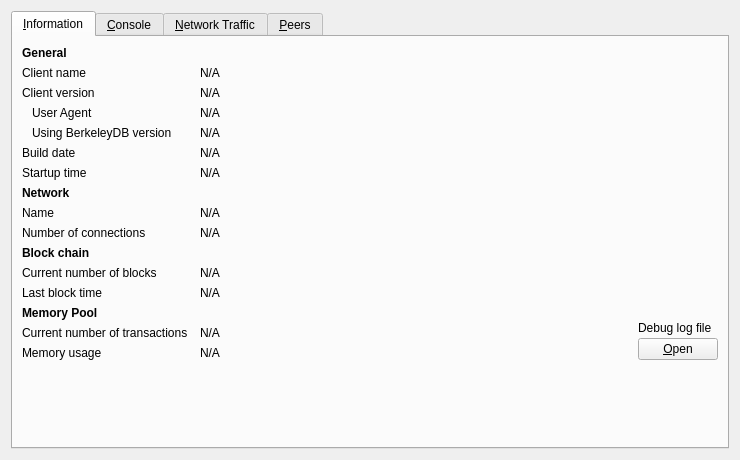
<?xml version="1.0" encoding="UTF-8"?>
<ui version="4.0">
 <class>RPCConsole</class>
 <widget class="QWidget" name="RPCConsole">
  <property name="geometry">
   <rect>
    <x>0</x>
    <y>0</y>
    <width>740</width>
    <height>430</height>
   </rect>
  </property>
  <property name="windowTitle">
   <string>Debug window</string>
  </property>
  <layout class="QVBoxLayout" name="verticalLayout_2">
   <item>
    <widget class="QTabWidget" name="tabWidget">
     <property name="currentIndex">
      <number>0</number>
     </property>
     <widget class="QWidget" name="tab_info">
      <attribute name="title">
       <string>&amp;Information</string>
      </attribute>
      <layout class="QGridLayout" name="gridLayout" columnstretch="0,1,0">
       <property name="horizontalSpacing">
        <number>12</number>
       </property>
       <item row="0" column="0">
        <widget class="QLabel" name="label_9">
         <property name="font">
          <font>
           <weight>75</weight>
           <bold>true</bold>
          </font>
         </property>
         <property name="text">
          <string>General</string>
         </property>
        </widget>
       </item>
       <item row="1" column="0">
        <widget class="QLabel" name="label_5">
         <property name="text">
          <string>Client name</string>
         </property>
        </widget>
       </item>
       <item row="1" column="1" colspan="2">
        <widget class="QLabel" name="clientName">
         <property name="cursor">
          <cursorShape>IBeamCursor</cursorShape>
         </property>
         <property name="text">
          <string>N/A</string>
         </property>
         <property name="textFormat">
          <enum>Qt::PlainText</enum>
         </property>
         <property name="textInteractionFlags">
          <set>Qt::LinksAccessibleByMouse|Qt::TextSelectableByKeyboard|Qt::TextSelectableByMouse</set>
         </property>
        </widget>
       </item>
       <item row="2" column="0">
        <widget class="QLabel" name="label_6">
         <property name="text">
          <string>Client version</string>
         </property>
        </widget>
       </item>
       <item row="2" column="1" colspan="2">
        <widget class="QLabel" name="clientVersion">
         <property name="cursor">
          <cursorShape>IBeamCursor</cursorShape>
         </property>
         <property name="text">
          <string>N/A</string>
         </property>
         <property name="textFormat">
          <enum>Qt::PlainText</enum>
         </property>
         <property name="textInteractionFlags">
          <set>Qt::LinksAccessibleByMouse|Qt::TextSelectableByKeyboard|Qt::TextSelectableByMouse</set>
         </property>
        </widget>
       </item>
       <item row="3" column="0">
        <widget class="QLabel" name="labelClientUserAgent">
         <property name="text">
          <string>User Agent</string>
         </property>
         <property name="indent">
          <number>10</number>
         </property>
        </widget>
       </item>
       <item row="3" column="1" colspan="2">
        <widget class="QLabel" name="clientUserAgent">
         <property name="cursor">
          <cursorShape>IBeamCursor</cursorShape>
         </property>
         <property name="text">
          <string>N/A</string>
         </property>
         <property name="textFormat">
          <enum>Qt::PlainText</enum>
         </property>
         <property name="textInteractionFlags">
          <set>Qt::LinksAccessibleByMouse|Qt::TextSelectableByKeyboard|Qt::TextSelectableByMouse</set>
         </property>
        </widget>
       </item>
       <item row="4" column="0">
        <widget class="QLabel" name="label_berkeleyDBVersion">
         <property name="text">
          <string>Using BerkeleyDB version</string>
         </property>
         <property name="indent">
          <number>10</number>
         </property>
        </widget>
       </item>
       <item row="4" column="1" colspan="2">
        <widget class="QLabel" name="berkeleyDBVersion">
         <property name="cursor">
          <cursorShape>IBeamCursor</cursorShape>
         </property>
         <property name="text">
          <string>N/A</string>
         </property>
         <property name="textFormat">
          <enum>Qt::PlainText</enum>
         </property>
         <property name="textInteractionFlags">
          <set>Qt::LinksAccessibleByMouse|Qt::TextSelectableByKeyboard|Qt::TextSelectableByMouse</set>
         </property>
        </widget>
       </item>
       <item row="5" column="0">
        <widget class="QLabel" name="label_12">
         <property name="text">
          <string>Build date</string>
         </property>
        </widget>
       </item>
       <item row="5" column="1" colspan="2">
        <widget class="QLabel" name="buildDate">
         <property name="cursor">
          <cursorShape>IBeamCursor</cursorShape>
         </property>
         <property name="text">
          <string>N/A</string>
         </property>
         <property name="textFormat">
          <enum>Qt::PlainText</enum>
         </property>
         <property name="textInteractionFlags">
          <set>Qt::LinksAccessibleByMouse|Qt::TextSelectableByKeyboard|Qt::TextSelectableByMouse</set>
         </property>
        </widget>
       </item>
       <item row="6" column="0">
        <widget class="QLabel" name="label_13">
         <property name="text">
          <string>Startup time</string>
         </property>
        </widget>
       </item>
       <item row="6" column="1" colspan="2">
        <widget class="QLabel" name="startupTime">
         <property name="cursor">
          <cursorShape>IBeamCursor</cursorShape>
         </property>
         <property name="text">
          <string>N/A</string>
         </property>
         <property name="textFormat">
          <enum>Qt::PlainText</enum>
         </property>
         <property name="textInteractionFlags">
          <set>Qt::LinksAccessibleByMouse|Qt::TextSelectableByKeyboard|Qt::TextSelectableByMouse</set>
         </property>
        </widget>
       </item>
       <item row="7" column="0">
           <widget class="QLabel" name="labelNetwork">
               <property name="font">
                   <font>
                       <weight>75</weight>
                       <bold>true</bold>
                   </font>
               </property>
               <property name="text">
                   <string>Network</string>
               </property>
           </widget>
       </item>
       <item row="8" column="0">
        <widget class="QLabel" name="label_8">
         <property name="text">
          <string>Name</string>
         </property>
        </widget>
       </item>
       <item row="8" column="1" colspan="2">
        <widget class="QLabel" name="networkName">
         <property name="cursor">
          <cursorShape>IBeamCursor</cursorShape>
         </property>
         <property name="text">
          <string>N/A</string>
         </property>
         <property name="textFormat">
          <enum>Qt::PlainText</enum>
         </property>
         <property name="textInteractionFlags">
          <set>Qt::LinksAccessibleByMouse|Qt::TextSelectableByKeyboard|Qt::TextSelectableByMouse</set>
         </property>
        </widget>
       </item>
       <item row="9" column="0">
        <widget class="QLabel" name="label_7">
         <property name="text">
          <string>Number of connections</string>
         </property>
        </widget>
       </item>
       <item row="9" column="1" colspan="2">
        <widget class="QLabel" name="numberOfConnections">
         <property name="cursor">
          <cursorShape>IBeamCursor</cursorShape>
         </property>
         <property name="text">
          <string>N/A</string>
         </property>
         <property name="textFormat">
          <enum>Qt::PlainText</enum>
         </property>
         <property name="textInteractionFlags">
          <set>Qt::LinksAccessibleByMouse|Qt::TextSelectableByKeyboard|Qt::TextSelectableByMouse</set>
         </property>
        </widget>
       </item>
       <item row="10" column="0">
        <widget class="QLabel" name="label_10">
         <property name="font">
          <font>
           <weight>75</weight>
           <bold>true</bold>
          </font>
         </property>
         <property name="text">
          <string>Block chain</string>
         </property>
        </widget>
       </item>
       <item row="11" column="0">
        <widget class="QLabel" name="label_3">
         <property name="text">
          <string>Current number of blocks</string>
         </property>
        </widget>
       </item>
       <item row="11" column="1" colspan="2">
        <widget class="QLabel" name="numberOfBlocks">
         <property name="cursor">
          <cursorShape>IBeamCursor</cursorShape>
         </property>
         <property name="text">
          <string>N/A</string>
         </property>
         <property name="textFormat">
          <enum>Qt::PlainText</enum>
         </property>
         <property name="textInteractionFlags">
          <set>Qt::LinksAccessibleByMouse|Qt::TextSelectableByKeyboard|Qt::TextSelectableByMouse</set>
         </property>
        </widget>
       </item>
       <item row="12" column="0">
        <widget class="QLabel" name="labelLastBlockTime">
         <property name="text">
          <string>Last block time</string>
         </property>
        </widget>
       </item>
       <item row="12" column="1" colspan="2">
        <widget class="QLabel" name="lastBlockTime">
         <property name="cursor">
          <cursorShape>IBeamCursor</cursorShape>
         </property>
         <property name="text">
          <string>N/A</string>
         </property>
         <property name="textFormat">
          <enum>Qt::PlainText</enum>
         </property>
         <property name="textInteractionFlags">
          <set>Qt::LinksAccessibleByMouse|Qt::TextSelectableByKeyboard|Qt::TextSelectableByMouse</set>
         </property>
        </widget>
       </item>
       <item row="13" column="0">
        <widget class="QLabel" name="labelMempoolTitle">
         <property name="font">
          <font>
           <weight>75</weight>
           <bold>true</bold>
          </font>
         </property>
         <property name="text">
          <string>Memory Pool</string>
         </property>
        </widget>
       </item>
       <item row="14" column="0">
        <widget class="QLabel" name="labelNumberOfTransactions">
         <property name="text">
          <string>Current number of transactions</string>
         </property>
        </widget>
       </item>
       <item row="14" column="1">
        <widget class="QLabel" name="mempoolNumberTxs">
         <property name="cursor">
          <cursorShape>IBeamCursor</cursorShape>
         </property>
         <property name="text">
          <string>N/A</string>
         </property>
         <property name="textFormat">
          <enum>Qt::PlainText</enum>
         </property>
         <property name="textInteractionFlags">
          <set>Qt::LinksAccessibleByMouse|Qt::TextSelectableByKeyboard|Qt::TextSelectableByMouse</set>
         </property>
        </widget>
       </item>
       <item row="15" column="0">
        <widget class="QLabel" name="labelMemoryUsage">
         <property name="text">
          <string>Memory usage</string>
         </property>
        </widget>
       </item>
       <item row="15" column="1">
        <widget class="QLabel" name="mempoolSize">
         <property name="cursor">
          <cursorShape>IBeamCursor</cursorShape>
         </property>
         <property name="text">
          <string>N/A</string>
         </property>
         <property name="textFormat">
          <enum>Qt::PlainText</enum>
         </property>
         <property name="textInteractionFlags">
          <set>Qt::LinksAccessibleByMouse|Qt::TextSelectableByKeyboard|Qt::TextSelectableByMouse</set>
         </property>
        </widget>
       </item>
       <item row="13" column="2" rowspan="3">
        <layout class="QVBoxLayout" name="verticalLayoutDebugButton">
         <property name="spacing">
          <number>3</number>
         </property>
         <item>
          <spacer name="verticalSpacer_2">
           <property name="orientation">
            <enum>Qt::Vertical</enum>
           </property>
           <property name="sizeHint" stdset="0">
            <size>
             <width>10</width>
             <height>5</height>
            </size>
           </property>
          </spacer>
         </item>
         <item>
          <widget class="QLabel" name="labelDebugLogfile">
           <property name="text">
            <string>Debug log file</string>
           </property>
          </widget>
         </item>
         <item>
          <widget class="QPushButton" name="openDebugLogfileButton">
           <property name="toolTip">
            <string>Open the Fatbit Core debug log file from the current data directory. This can take a few seconds for large log files.</string>
           </property>
           <property name="text">
            <string>&amp;Open</string>
           </property>
           <property name="autoDefault">
            <bool>false</bool>
           </property>
          </widget>
         </item>
        </layout>
       </item>
       <item row="16" column="0">
        <spacer name="verticalSpacer">
         <property name="orientation">
          <enum>Qt::Vertical</enum>
         </property>
         <property name="sizeHint" stdset="0">
          <size>
           <width>20</width>
           <height>40</height>
          </size>
         </property>
        </spacer>
       </item>
      </layout>
     </widget>
     <widget class="QWidget" name="tab_console">
      <attribute name="title">
       <string>&amp;Console</string>
      </attribute>
      <layout class="QVBoxLayout" name="verticalLayout_3">
       <property name="spacing">
        <number>3</number>
       </property>
       <item>
        <widget class="QTextEdit" name="messagesWidget">
         <property name="minimumSize">
          <size>
           <width>0</width>
           <height>100</height>
          </size>
         </property>
         <property name="readOnly">
          <bool>true</bool>
         </property>
         <property name="tabKeyNavigation" stdset="0">
          <bool>false</bool>
         </property>
         <property name="columnCount" stdset="0">
          <number>2</number>
         </property>
        </widget>
       </item>
       <item>
        <layout class="QHBoxLayout" name="horizontalLayout">
         <property name="spacing">
          <number>3</number>
         </property>
         <item>
          <widget class="QLabel" name="label">
           <property name="text">
            <string notr="true">&gt;</string>
           </property>
          </widget>
         </item>
         <item>
          <widget class="QLineEdit" name="lineEdit"/>
         </item>
         <item>
          <widget class="QPushButton" name="clearButton">
           <property name="maximumSize">
            <size>
             <width>24</width>
             <height>24</height>
            </size>
           </property>
           <property name="toolTip">
            <string>Clear console</string>
           </property>
           <property name="text">
            <string/>
           </property>
           <property name="icon">
            <iconset resource="../fatbit.qrc">
             <normaloff>:/icons/remove</normaloff>:/icons/remove</iconset>
           </property>
           <property name="shortcut">
            <string notr="true">Ctrl+L</string>
           </property>
           <property name="autoDefault">
            <bool>false</bool>
           </property>
          </widget>
         </item>
        </layout>
       </item>
      </layout>
     </widget>
     <widget class="QWidget" name="tab_nettraffic">
      <attribute name="title">
       <string>&amp;Network Traffic</string>
      </attribute>
      <layout class="QHBoxLayout" name="horizontalLayout_3">
       <item>
        <layout class="QVBoxLayout" name="verticalLayout_4">
         <item>
          <widget class="TrafficGraphWidget" name="trafficGraph" native="true">
           <property name="sizePolicy">
            <sizepolicy hsizetype="Expanding" vsizetype="Expanding">
             <horstretch>0</horstretch>
             <verstretch>0</verstretch>
            </sizepolicy>
           </property>
          </widget>
         </item>
         <item>
          <layout class="QHBoxLayout" name="horizontalLayout_2">
           <item>
            <widget class="QSlider" name="sldGraphRange">
             <property name="minimum">
              <number>1</number>
             </property>
             <property name="maximum">
              <number>288</number>
             </property>
             <property name="pageStep">
              <number>12</number>
             </property>
             <property name="value">
              <number>6</number>
             </property>
             <property name="orientation">
              <enum>Qt::Horizontal</enum>
             </property>
            </widget>
           </item>
           <item>
            <widget class="QLabel" name="lblGraphRange">
             <property name="minimumSize">
              <size>
               <width>100</width>
               <height>0</height>
              </size>
             </property>
             <property name="alignment">
              <set>Qt::AlignCenter</set>
             </property>
            </widget>
           </item>
           <item>
            <widget class="QPushButton" name="btnClearTrafficGraph">
             <property name="text">
              <string>&amp;Clear</string>
             </property>
             <property name="autoDefault">
              <bool>false</bool>
             </property>
            </widget>
           </item>
          </layout>
         </item>
        </layout>
       </item>
       <item>
        <layout class="QVBoxLayout" name="verticalLayout">
         <item>
          <widget class="QGroupBox" name="groupBox">
           <property name="title">
            <string>Totals</string>
           </property>
           <layout class="QVBoxLayout" name="verticalLayout_5">
            <item>
             <layout class="QHBoxLayout" name="horizontalLayout_4">
              <item>
               <widget class="Line" name="line">
                <property name="sizePolicy">
                 <sizepolicy hsizetype="Fixed" vsizetype="Fixed">
                  <horstretch>0</horstretch>
                  <verstretch>0</verstretch>
                 </sizepolicy>
                </property>
                <property name="minimumSize">
                 <size>
                  <width>10</width>
                  <height>0</height>
                 </size>
                </property>
                <property name="palette">
                 <palette>
                  <active>
                   <colorrole role="Light">
                    <brush brushstyle="SolidPattern">
                     <color alpha="255">
                      <red>0</red>
                      <green>255</green>
                      <blue>0</blue>
                     </color>
                    </brush>
                   </colorrole>
                  </active>
                  <inactive>
                   <colorrole role="Light">
                    <brush brushstyle="SolidPattern">
                     <color alpha="255">
                      <red>0</red>
                      <green>255</green>
                      <blue>0</blue>
                     </color>
                    </brush>
                   </colorrole>
                  </inactive>
                  <disabled>
                   <colorrole role="Light">
                    <brush brushstyle="SolidPattern">
                     <color alpha="255">
                      <red>0</red>
                      <green>255</green>
                      <blue>0</blue>
                     </color>
                    </brush>
                   </colorrole>
                  </disabled>
                 </palette>
                </property>
                <property name="orientation">
                 <enum>Qt::Horizontal</enum>
                </property>
               </widget>
              </item>
              <item>
               <widget class="QLabel" name="label_16">
                <property name="text">
                 <string>Received</string>
                </property>
               </widget>
              </item>
              <item>
               <widget class="QLabel" name="lblBytesIn">
                <property name="minimumSize">
                 <size>
                  <width>50</width>
                  <height>0</height>
                 </size>
                </property>
                <property name="alignment">
                 <set>Qt::AlignRight|Qt::AlignTrailing|Qt::AlignVCenter</set>
                </property>
               </widget>
              </item>
             </layout>
            </item>
            <item>
             <layout class="QHBoxLayout" name="horizontalLayout_5">
              <item>
               <widget class="Line" name="line_2">
                <property name="sizePolicy">
                 <sizepolicy hsizetype="Fixed" vsizetype="Fixed">
                  <horstretch>0</horstretch>
                  <verstretch>0</verstretch>
                 </sizepolicy>
                </property>
                <property name="minimumSize">
                 <size>
                  <width>10</width>
                  <height>0</height>
                 </size>
                </property>
                <property name="palette">
                 <palette>
                  <active>
                   <colorrole role="Light">
                    <brush brushstyle="SolidPattern">
                     <color alpha="255">
                      <red>255</red>
                      <green>0</green>
                      <blue>0</blue>
                     </color>
                    </brush>
                   </colorrole>
                  </active>
                  <inactive>
                   <colorrole role="Light">
                    <brush brushstyle="SolidPattern">
                     <color alpha="255">
                      <red>255</red>
                      <green>0</green>
                      <blue>0</blue>
                     </color>
                    </brush>
                   </colorrole>
                  </inactive>
                  <disabled>
                   <colorrole role="Light">
                    <brush brushstyle="SolidPattern">
                     <color alpha="255">
                      <red>255</red>
                      <green>0</green>
                      <blue>0</blue>
                     </color>
                    </brush>
                   </colorrole>
                  </disabled>
                 </palette>
                </property>
                <property name="orientation">
                 <enum>Qt::Horizontal</enum>
                </property>
               </widget>
              </item>
              <item>
               <widget class="QLabel" name="label_17">
                <property name="text">
                 <string>Sent</string>
                </property>
               </widget>
              </item>
              <item>
               <widget class="QLabel" name="lblBytesOut">
                <property name="minimumSize">
                 <size>
                  <width>50</width>
                  <height>0</height>
                 </size>
                </property>
                <property name="alignment">
                 <set>Qt::AlignRight|Qt::AlignTrailing|Qt::AlignVCenter</set>
                </property>
               </widget>
              </item>
             </layout>
            </item>
            <item>
             <spacer name="verticalSpacer_4">
              <property name="orientation">
               <enum>Qt::Vertical</enum>
              </property>
              <property name="sizeHint" stdset="0">
               <size>
                <width>20</width>
                <height>407</height>
               </size>
              </property>
             </spacer>
            </item>
           </layout>
          </widget>
         </item>
        </layout>
       </item>
      </layout>
     </widget>
     <widget class="QWidget" name="tab_peers">
      <attribute name="title">
       <string>&amp;Peers</string>
      </attribute>
      <layout class="QGridLayout" name="gridLayout_2">
       <item row="0" column="0" rowspan="2">
        <layout class="QVBoxLayout" name="verticalLayout_101">
         <property name="spacing">
          <number>0</number>
         </property>
         <item>
          <widget class="QTableView" name="peerWidget">
           <property name="horizontalScrollBarPolicy">
            <enum>Qt::ScrollBarAsNeeded</enum>
           </property>
           <property name="sortingEnabled">
            <bool>true</bool>
           </property>
           <attribute name="horizontalHeaderHighlightSections">
            <bool>false</bool>
           </attribute>
          </widget>
         </item>
         <item>
          <widget class="QLabel" name="banHeading">
           <property name="sizePolicy">
            <sizepolicy hsizetype="Preferred" vsizetype="Minimum">
             <horstretch>0</horstretch>
             <verstretch>0</verstretch>
            </sizepolicy>
           </property>
           <property name="minimumSize">
            <size>
             <width>300</width>
             <height>32</height>
            </size>
           </property>
           <property name="maximumSize">
            <size>
             <width>16777215</width>
             <height>32</height>
            </size>
           </property>
           <property name="font">
            <font>
             <pointsize>12</pointsize>
            </font>
           </property>
           <property name="cursor">
            <cursorShape>IBeamCursor</cursorShape>
           </property>
           <property name="text">
            <string>Banned peers</string>
           </property>
           <property name="alignment">
            <set>Qt::AlignBottom|Qt::AlignLeading|Qt::AlignLeft</set>
           </property>
           <property name="wordWrap">
            <bool>true</bool>
           </property>
           <property name="textInteractionFlags">
            <set>Qt::NoTextInteraction</set>
           </property>
          </widget>
         </item>
         <item>
          <widget class="QTableView" name="banlistWidget">
           <property name="sizePolicy">
            <sizepolicy hsizetype="Expanding" vsizetype="Expanding">
             <horstretch>0</horstretch>
             <verstretch>0</verstretch>
            </sizepolicy>
           </property>
           <property name="horizontalScrollBarPolicy">
            <enum>Qt::ScrollBarAsNeeded</enum>
           </property>
           <property name="sortingEnabled">
            <bool>true</bool>
           </property>
           <attribute name="horizontalHeaderHighlightSections">
            <bool>false</bool>
           </attribute>
          </widget>
         </item>
        </layout>
       </item>
       <item row="0" column="1">
        <widget class="QLabel" name="peerHeading">
         <property name="sizePolicy">
          <sizepolicy hsizetype="Preferred" vsizetype="Minimum">
           <horstretch>0</horstretch>
           <verstretch>0</verstretch>
          </sizepolicy>
         </property>
         <property name="minimumSize">
          <size>
           <width>300</width>
           <height>32</height>
          </size>
         </property>
         <property name="font">
          <font>
           <pointsize>10</pointsize>
          </font>
         </property>
         <property name="cursor">
          <cursorShape>IBeamCursor</cursorShape>
         </property>
         <property name="text">
          <string>Select a peer to view detailed information.</string>
         </property>
         <property name="alignment">
          <set>Qt::AlignHCenter|Qt::AlignTop</set>
         </property>
         <property name="wordWrap">
          <bool>true</bool>
         </property>
         <property name="textInteractionFlags">
          <set>Qt::LinksAccessibleByMouse|Qt::TextSelectableByKeyboard|Qt::TextSelectableByMouse</set>
         </property>
        </widget>
       </item>
       <item row="1" column="1">
        <widget class="QWidget" name="detailWidget" native="true">
         <property name="minimumSize">
          <size>
           <width>300</width>
           <height>0</height>
          </size>
         </property>
         <layout class="QGridLayout" name="gridLayout_3">
          <item row="0" column="0">
           <widget class="QLabel" name="label_30">
            <property name="text">
             <string>Whitelisted</string>
            </property>
           </widget>
          </item>
          <item row="0" column="2">
           <widget class="QLabel" name="peerWhitelisted">
            <property name="cursor">
             <cursorShape>IBeamCursor</cursorShape>
            </property>
            <property name="text">
             <string>N/A</string>
            </property>
            <property name="textFormat">
             <enum>Qt::PlainText</enum>
            </property>
            <property name="textInteractionFlags">
             <set>Qt::LinksAccessibleByMouse|Qt::TextSelectableByKeyboard|Qt::TextSelectableByMouse</set>
            </property>
           </widget>
          </item>
          <item row="1" column="0">
           <widget class="QLabel" name="label_23">
            <property name="text">
             <string>Direction</string>
            </property>
           </widget>
          </item>
          <item row="1" column="2">
           <widget class="QLabel" name="peerDirection">
            <property name="cursor">
             <cursorShape>IBeamCursor</cursorShape>
            </property>
            <property name="text">
             <string>N/A</string>
            </property>
            <property name="textFormat">
             <enum>Qt::PlainText</enum>
            </property>
            <property name="textInteractionFlags">
             <set>Qt::LinksAccessibleByMouse|Qt::TextSelectableByKeyboard|Qt::TextSelectableByMouse</set>
            </property>
           </widget>
          </item>
          <item row="2" column="0">
           <widget class="QLabel" name="label_21">
            <property name="text">
             <string>Version</string>
            </property>
           </widget>
          </item>
          <item row="2" column="2">
           <widget class="QLabel" name="peerVersion">
            <property name="cursor">
             <cursorShape>IBeamCursor</cursorShape>
            </property>
            <property name="text">
             <string>N/A</string>
            </property>
            <property name="textFormat">
             <enum>Qt::PlainText</enum>
            </property>
            <property name="textInteractionFlags">
             <set>Qt::LinksAccessibleByMouse|Qt::TextSelectableByKeyboard|Qt::TextSelectableByMouse</set>
            </property>
           </widget>
          </item>
          <item row="3" column="0">
           <widget class="QLabel" name="label_28">
            <property name="text">
             <string>User Agent</string>
            </property>
           </widget>
          </item>
          <item row="3" column="2">
           <widget class="QLabel" name="peerSubversion">
            <property name="cursor">
             <cursorShape>IBeamCursor</cursorShape>
            </property>
            <property name="text">
             <string>N/A</string>
            </property>
            <property name="textFormat">
             <enum>Qt::PlainText</enum>
            </property>
            <property name="textInteractionFlags">
             <set>Qt::LinksAccessibleByMouse|Qt::TextSelectableByKeyboard|Qt::TextSelectableByMouse</set>
            </property>
           </widget>
          </item>
          <item row="4" column="0">
           <widget class="QLabel" name="label_4">
            <property name="text">
             <string>Services</string>
            </property>
           </widget>
          </item>
          <item row="4" column="2">
           <widget class="QLabel" name="peerServices">
            <property name="cursor">
             <cursorShape>IBeamCursor</cursorShape>
            </property>
            <property name="text">
             <string>N/A</string>
            </property>
            <property name="textFormat">
             <enum>Qt::PlainText</enum>
            </property>
            <property name="textInteractionFlags">
             <set>Qt::LinksAccessibleByMouse|Qt::TextSelectableByKeyboard|Qt::TextSelectableByMouse</set>
            </property>
           </widget>
          </item>
          <item row="5" column="0">
           <widget class="QLabel" name="label_29">
            <property name="text">
             <string>Starting Block</string>
            </property>
           </widget>
          </item>
          <item row="5" column="2">
           <widget class="QLabel" name="peerHeight">
            <property name="cursor">
             <cursorShape>IBeamCursor</cursorShape>
            </property>
            <property name="text">
             <string>N/A</string>
            </property>
            <property name="textFormat">
             <enum>Qt::PlainText</enum>
            </property>
            <property name="textInteractionFlags">
             <set>Qt::LinksAccessibleByMouse|Qt::TextSelectableByKeyboard|Qt::TextSelectableByMouse</set>
            </property>
           </widget>
          </item>
          <item row="6" column="0">
           <widget class="QLabel" name="label_27">
            <property name="text">
             <string>Synced Headers</string>
            </property>
           </widget>
          </item>
          <item row="6" column="2">
           <widget class="QLabel" name="peerSyncHeight">
            <property name="cursor">
             <cursorShape>IBeamCursor</cursorShape>
            </property>
            <property name="text">
             <string>N/A</string>
            </property>
            <property name="textFormat">
             <enum>Qt::PlainText</enum>
            </property>
            <property name="textInteractionFlags">
             <set>Qt::LinksAccessibleByMouse|Qt::TextSelectableByKeyboard|Qt::TextSelectableByMouse</set>
            </property>
           </widget>
          </item>
          <item row="7" column="0">
           <widget class="QLabel" name="label_25">
            <property name="text">
             <string>Synced Blocks</string>
            </property>
           </widget>
          </item>
          <item row="7" column="2">
           <widget class="QLabel" name="peerCommonHeight">
            <property name="cursor">
             <cursorShape>IBeamCursor</cursorShape>
            </property>
            <property name="text">
             <string>N/A</string>
            </property>
            <property name="textFormat">
             <enum>Qt::PlainText</enum>
            </property>
            <property name="textInteractionFlags">
             <set>Qt::LinksAccessibleByMouse|Qt::TextSelectableByKeyboard|Qt::TextSelectableByMouse</set>
            </property>
           </widget>
          </item>
          <item row="8" column="0">
           <widget class="QLabel" name="label_24">
            <property name="text">
             <string>Ban Score</string>
            </property>
           </widget>
          </item>
          <item row="8" column="2">
           <widget class="QLabel" name="peerBanScore">
            <property name="cursor">
             <cursorShape>IBeamCursor</cursorShape>
            </property>
            <property name="text">
             <string>N/A</string>
            </property>
            <property name="textFormat">
             <enum>Qt::PlainText</enum>
            </property>
            <property name="textInteractionFlags">
             <set>Qt::LinksAccessibleByMouse|Qt::TextSelectableByKeyboard|Qt::TextSelectableByMouse</set>
            </property>
           </widget>
          </item>
          <item row="9" column="0">
           <widget class="QLabel" name="label_22">
            <property name="text">
             <string>Connection Time</string>
            </property>
           </widget>
          </item>
          <item row="9" column="2">
           <widget class="QLabel" name="peerConnTime">
            <property name="cursor">
             <cursorShape>IBeamCursor</cursorShape>
            </property>
            <property name="text">
             <string>N/A</string>
            </property>
            <property name="textFormat">
             <enum>Qt::PlainText</enum>
            </property>
            <property name="textInteractionFlags">
             <set>Qt::LinksAccessibleByMouse|Qt::TextSelectableByKeyboard|Qt::TextSelectableByMouse</set>
            </property>
           </widget>
          </item>
          <item row="10" column="0">
           <widget class="QLabel" name="label_15">
            <property name="text">
             <string>Last Send</string>
            </property>
           </widget>
          </item>
          <item row="10" column="2">
           <widget class="QLabel" name="peerLastSend">
            <property name="cursor">
             <cursorShape>IBeamCursor</cursorShape>
            </property>
            <property name="text">
             <string>N/A</string>
            </property>
            <property name="textFormat">
             <enum>Qt::PlainText</enum>
            </property>
            <property name="textInteractionFlags">
             <set>Qt::LinksAccessibleByMouse|Qt::TextSelectableByKeyboard|Qt::TextSelectableByMouse</set>
            </property>
           </widget>
          </item>
          <item row="11" column="0">
           <widget class="QLabel" name="label_19">
            <property name="text">
             <string>Last Receive</string>
            </property>
           </widget>
          </item>
          <item row="11" column="2">
           <widget class="QLabel" name="peerLastRecv">
            <property name="cursor">
             <cursorShape>IBeamCursor</cursorShape>
            </property>
            <property name="text">
             <string>N/A</string>
            </property>
            <property name="textFormat">
             <enum>Qt::PlainText</enum>
            </property>
            <property name="textInteractionFlags">
             <set>Qt::LinksAccessibleByMouse|Qt::TextSelectableByKeyboard|Qt::TextSelectableByMouse</set>
            </property>
           </widget>
          </item>
          <item row="12" column="0">
           <widget class="QLabel" name="label_18">
            <property name="text">
             <string>Sent</string>
            </property>
           </widget>
          </item>
          <item row="12" column="2">
           <widget class="QLabel" name="peerBytesSent">
            <property name="cursor">
             <cursorShape>IBeamCursor</cursorShape>
            </property>
            <property name="text">
             <string>N/A</string>
            </property>
            <property name="textFormat">
             <enum>Qt::PlainText</enum>
            </property>
            <property name="textInteractionFlags">
             <set>Qt::LinksAccessibleByMouse|Qt::TextSelectableByKeyboard|Qt::TextSelectableByMouse</set>
            </property>
           </widget>
          </item>
          <item row="13" column="0">
           <widget class="QLabel" name="label_20">
            <property name="text">
             <string>Received</string>
            </property>
           </widget>
          </item>
          <item row="13" column="2">
           <widget class="QLabel" name="peerBytesRecv">
            <property name="cursor">
             <cursorShape>IBeamCursor</cursorShape>
            </property>
            <property name="text">
             <string>N/A</string>
            </property>
            <property name="textFormat">
             <enum>Qt::PlainText</enum>
            </property>
            <property name="textInteractionFlags">
             <set>Qt::LinksAccessibleByMouse|Qt::TextSelectableByKeyboard|Qt::TextSelectableByMouse</set>
            </property>
           </widget>
          </item>
          <item row="14" column="0">
           <widget class="QLabel" name="label_26">
            <property name="text">
             <string>Ping Time</string>
            </property>
           </widget>
          </item>
          <item row="14" column="2">
           <widget class="QLabel" name="peerPingTime">
            <property name="cursor">
             <cursorShape>IBeamCursor</cursorShape>
            </property>
            <property name="text">
             <string>N/A</string>
            </property>
            <property name="textFormat">
             <enum>Qt::PlainText</enum>
            </property>
            <property name="textInteractionFlags">
             <set>Qt::LinksAccessibleByMouse|Qt::TextSelectableByKeyboard|Qt::TextSelectableByMouse</set>
            </property>
           </widget>
          </item>
          <item row="15" column="0">
           <widget class="QLabel" name="peerPingWaitLabel">
            <property name="toolTip">
             <string>The duration of a currently outstanding ping.</string>
            </property>
            <property name="text">
             <string>Ping Wait</string>
            </property>
           </widget>
          </item>
          <item row="15" column="2">
           <widget class="QLabel" name="peerPingWait">
            <property name="cursor">
             <cursorShape>IBeamCursor</cursorShape>
            </property>
            <property name="text">
             <string>N/A</string>
            </property>
            <property name="textFormat">
             <enum>Qt::PlainText</enum>
            </property>
            <property name="textInteractionFlags">
             <set>Qt::LinksAccessibleByMouse|Qt::TextSelectableByKeyboard|Qt::TextSelectableByMouse</set>
            </property>
           </widget>
          </item>
          <item row="16" column="0">
           <widget class="QLabel" name="label_timeoffset">
            <property name="text">
             <string>Time Offset</string>
            </property>
           </widget>
          </item>
          <item row="16" column="2">
           <widget class="QLabel" name="timeoffset">
            <property name="cursor">
             <cursorShape>IBeamCursor</cursorShape>
            </property>
            <property name="text">
             <string>N/A</string>
            </property>
            <property name="textFormat">
             <enum>Qt::PlainText</enum>
            </property>
            <property name="textInteractionFlags">
             <set>Qt::LinksAccessibleByMouse|Qt::TextSelectableByKeyboard|Qt::TextSelectableByMouse</set>
            </property>
           </widget>
          </item>
          <item row="17" column="1">
           <spacer name="verticalSpacer_3">
            <property name="orientation">
             <enum>Qt::Vertical</enum>
            </property>
            <property name="sizeHint" stdset="0">
             <size>
              <width>20</width>
              <height>40</height>
             </size>
            </property>
           </spacer>
          </item>
         </layout>
        </widget>
       </item>
      </layout>
     </widget>
    </widget>
   </item>
  </layout>
 </widget>
 <customwidgets>
  <customwidget>
   <class>TrafficGraphWidget</class>
   <extends>QWidget</extends>
   <header>trafficgraphwidget.h</header>
   <container>1</container>
   <slots>
    <slot>clear()</slot>
   </slots>
  </customwidget>
 </customwidgets>
 <resources>
  <include location="../fatbit.qrc"/>
 </resources>
 <connections/>
</ui>
